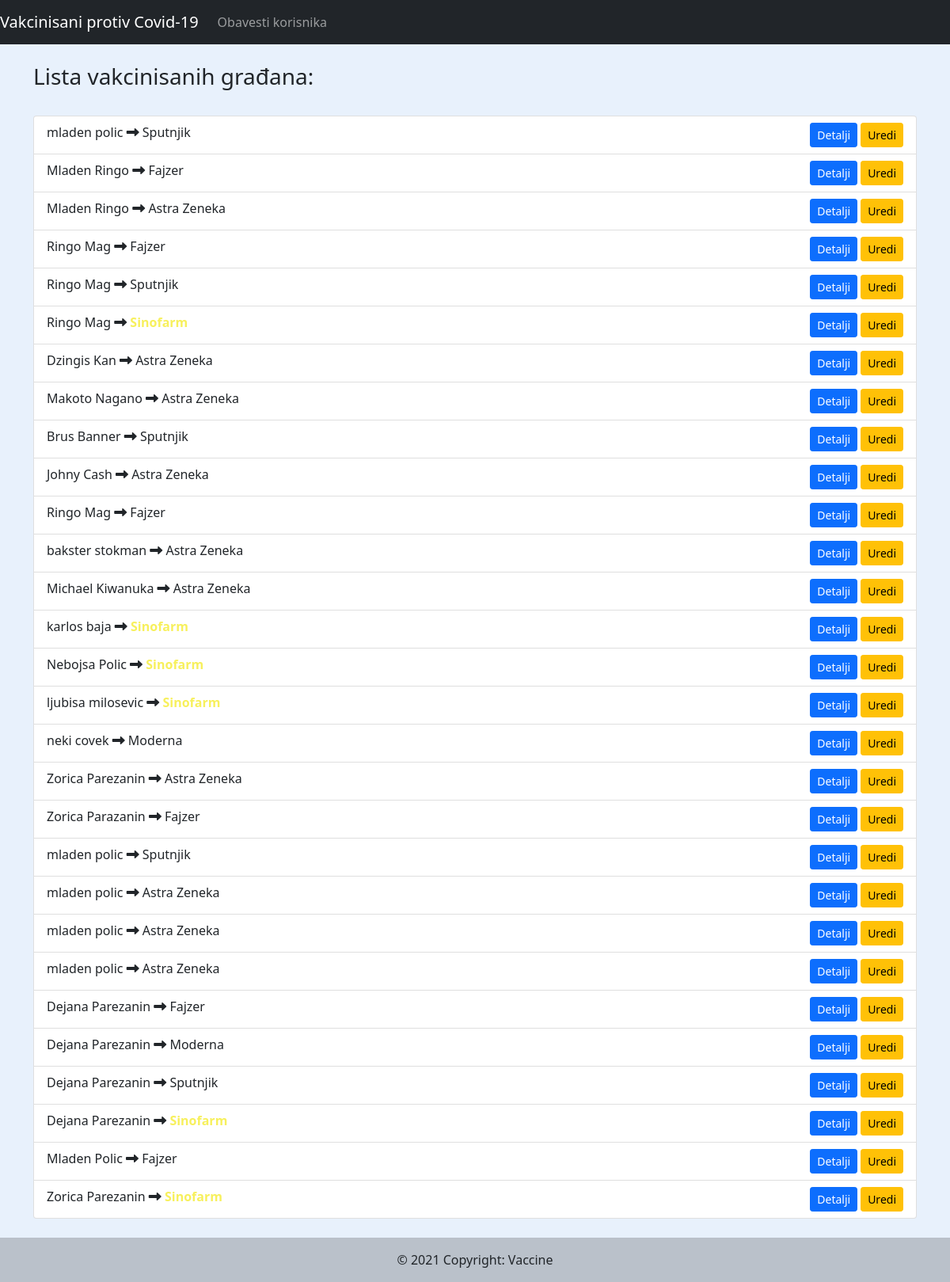
Before: /lista/ with the older database file.
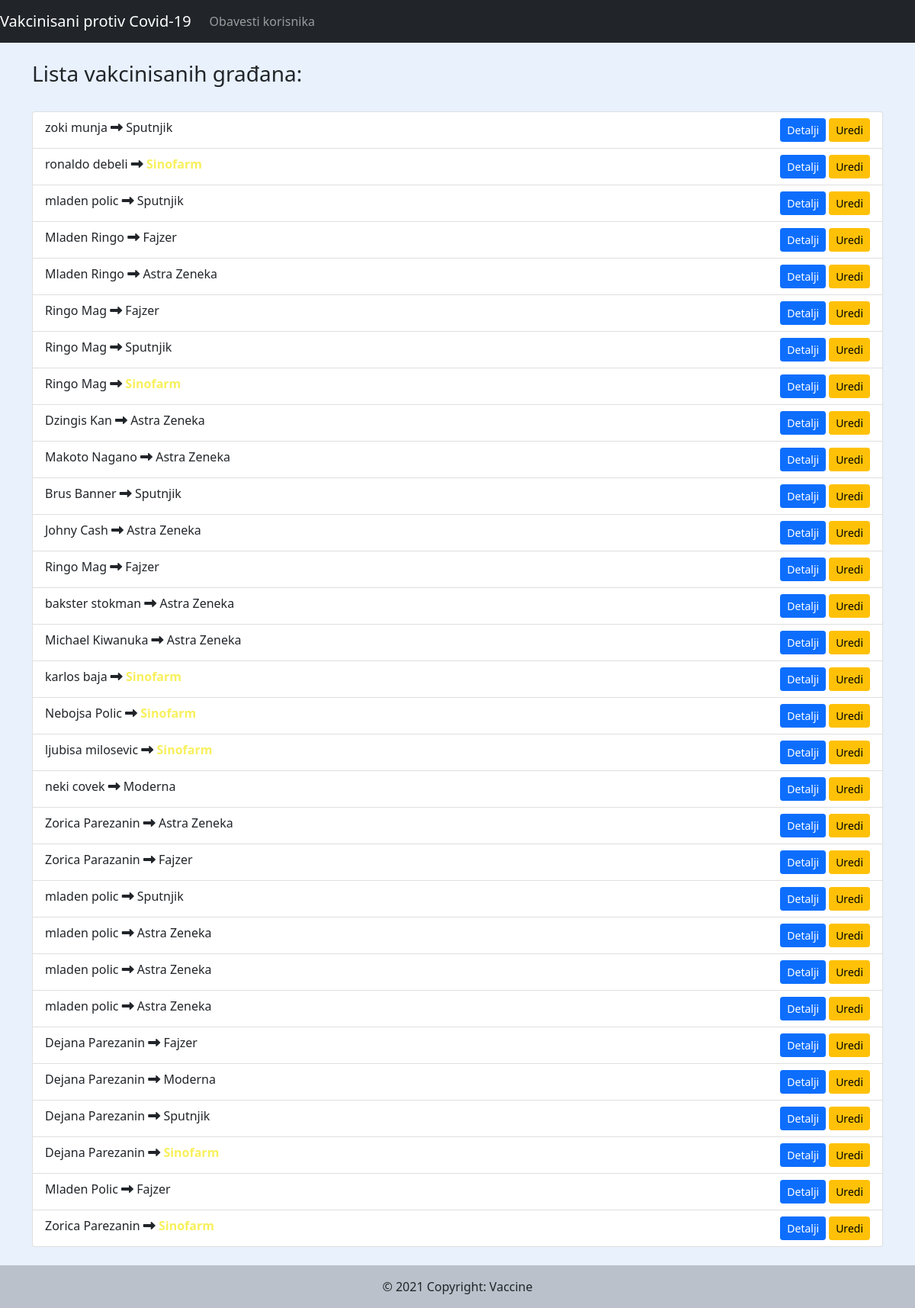
After: the same page with the newer database file.
### vakcinisani/models.py (models this page shows, shortened)
class Vakcinisan(models.Model):
    ime = models.CharField(max_length=200)
    prezime = models.CharField(max_length=200)
    vrste_vakcina = (
        ("Fajzer","Fajzer"),
        ("Sputnjik","Sputnjik"),
        ("Astra Zeneka","Astra Zeneka"),
        ("Sinofarm","Sinofarm"),
        ("Moderna","Moderna"),
    )
    jmbg = models.CharField(max_length=13, blank=True)
    vakcina = models.CharField(max_length=100, choices=vrste_vakcina)
    alergija = models.BooleanField(default=False)
    datum = models.DateTimeField(auto_now_add=True, null=True)
    email_1 = models.EmailField(max_length=100, null=True)
    email_2 = models.EmailField(max_length=100, null=True)

### vakcinisani/views.py (the view, shortened to what this page needs)
# urls.py: path('lista/', MethodView.as_view(), name='lista'), #ovde je get metoda za stranu "lista"
class MethodView(View):
    template_name = 'lista.html'
    form = VakcinisanForm
    def get(self, request, *args, **kwargs):
        form = self.form(request.GET)
        kreirani = Vakcinisan.objects.all().order_by('-datum')
        return render(request, self.template_name, {'form':form, 'kreirani':kreirani})

### vakcinisani/templates/lista.html (shortened to what this page needs)
{% extends 'base.html' %}
{% load static %}
{% block list %}
<div class="container">
  <br>
  <h3>Lista vakcinisanih građana:</h3>
  <br>
  <ul class="list-group" id="moja_lista" name="lista">
    {% for i in kreirani %}
    <li class="list-group-item"><span class="za_tippy">{{i.ime}} {{i.prezime}}</span> <i class="fas fa-long-arrow-alt-right"></i>
       <span class="vakcina_oboji {% if i.vakcina == 'Sinofarm' %} sinofarm {% endif %} ">{{i.vakcina}}</span>
       <a class="btn btn-warning float-end btn-sm ms-1" href="{% url 'edit' i.id %}">Uredi</a>
       <a class="btn btn-primary float-end btn-sm" href="{% url 'vakcinisan' i.id %}">Detalji</a>
    </li>
    {% endfor %}
  </ul>
</div>
{% endblock %}
{% block footer %}
<footer>
  <div class="text-center p-3" style="background-color: rgba(0, 0, 0, 0.2);">
  © 2021 Copyright: Vaccine</div>
</footer>
{% endblock %}

Changed rows visible on the page:
added Vakcinisan: ime "zoki", prezime "munja", vakcina "Sputnjik"
added Vakcinisan: ime "ronaldo", prezime "debeli", vakcina "Sinofarm"
